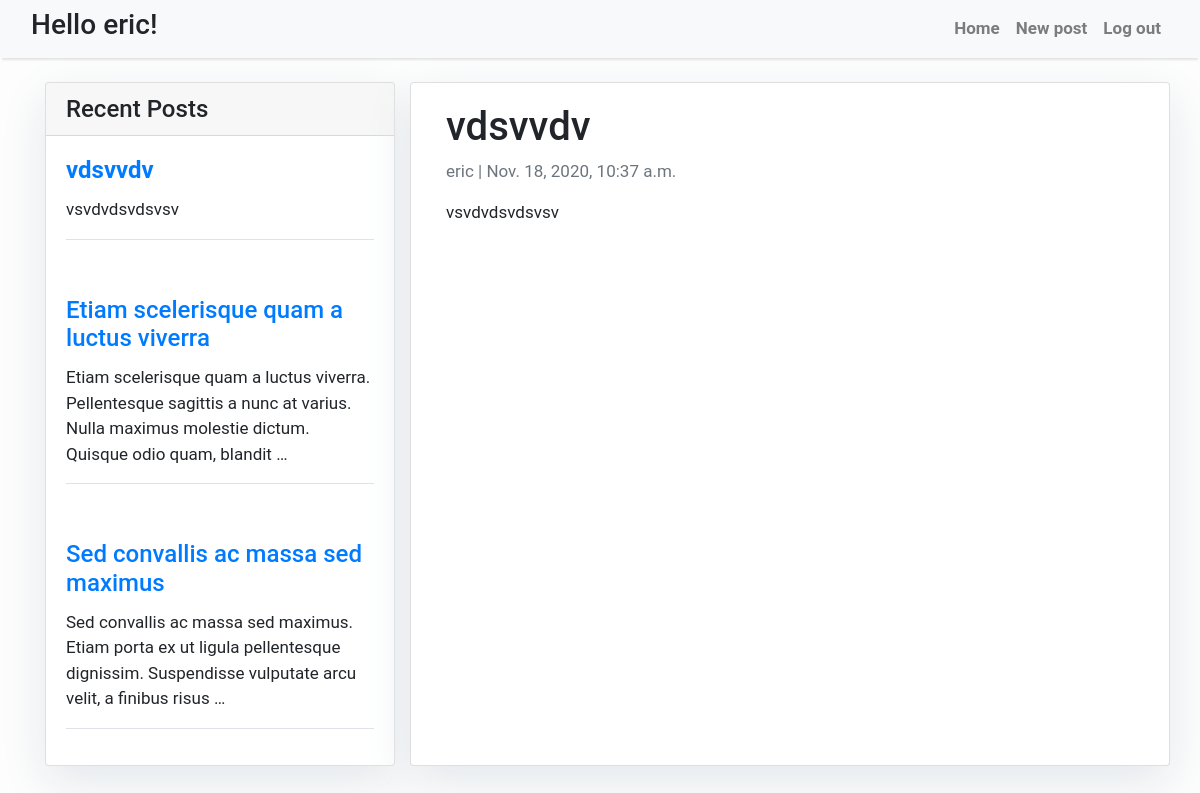
Page /post/7/ (signed in) on the committed database.
### app/models.py (models this page shows)
class Post(models.Model):
    user = models.ForeignKey(
        'auth.User',
        on_delete=models.CASCADE,
    )
    title = models.CharField(max_length=100)
    content = models.TextField()
    created_at = models.DateTimeField(default=timezone.now)
    published = models.BooleanField()

### app/views.py (the view)
# urls.py: path('post/<int:pk>/', views.post_detail, name='post_detail'),
@login_required
def post_detail(request, pk):
    posts = Post.objects.filter(published=True).order_by('-created_at')[:3]
    post = get_object_or_404(Post, pk=pk)
    return render(request, 'app/post_view.html', {'curr_post': post, 'posts': posts})

### templates/app/post_view.html (shortened to what this page needs)
{% extends 'app/base.html' %}
{% block content %}
    <div class="container">
        <div class="row">
            <div class="col-md-4">
                <div id="posts" class="card my-4 ">
                    <h4 class="card-header">Recent Posts</h4>
                    {% for post in posts %}
                        <div class="card-body">
                            {% if curr_post.pk == post.pk %}
                                <h4 class="card-title"><a href="{% url 'post_detail' pk=post.pk %}"><b>{{ post.title }}</b>
                            {% else %}
                                <h4 class="card-title"><a href="{% url 'post_detail' pk=post.pk %}">{{ post.title }}
                            {% endif %}
                            </a>
                            </h4>
                            <p class="card-text ">{{ post.content|truncatewords:20 }}</p>
                            <div class="border-top my-3"></div>
                        </div>
                    {% endfor %}
                </div>
            </div>
            <div class="col-md-8 card my-4 ">
                <div class="card-body">
                    {% if curr_post.published %}
                        <h1>{{ curr_post.title }}</h1>
                        <p class="text-muted">{{ curr_post.user }} | {{ curr_post.created_at }}</p>
                        <p class="card-text ">{{ curr_post.content|linebreaksbr }}</p>
                    {% endif %}
                </div>
            </div>
        </div>
    </div>
{% endblock content %}

### templates/app/base.html (shortened to what this page needs)
{% load static %}
<!DOCTYPE html>
<html lang="en">
<head>
    <link rel="stylesheet" href="https://maxcdn.bootstrapcdn.com/bootstrap/4.0.0/css/bootstrap.min.css"
/>
</head>
<body>
<nav class="navbar navbar-expand-lg navbar-light bg-light shadow" id="mainNav">
    <div class="container-fluid">
        <h3>Hello {{ user.username }}!</h3>
        <div class="collapse navbar-collapse " id="navbarResponsive">
            <ul class="navbar-nav ml-auto">
                <li class="nav-item text-black">
                    <a class="nav-link text-black font-weight-bold" href="{% url 'hello' %}">Home</a>
                </li>
                <li class="nav-item text-black">
                    <a class="nav-link text-black font-weight-bold" href="{% url 'post_new' %}">New post</a>
                </li>
                <li class="nav-item text-black">
                    <a class="nav-link text-black font-weight-bold" href="{% url 'logout' %}">Log out</a>
                </li>
            </ul>
        </div>
    </div>
</nav>
{% block content %}{% endblock content %}
</body>
</html>

### templates/app/base.html (style rules this page uses)
body { font-family: "Roboto", sans-serif; font-size: 17px; background-color: #fdfdfd; }
.card { box-shadow: 0 16px 48px #E3E7EB; }
.shadow { box-shadow: 0 4px 2px -2px rgba(0, 0, 0, 0.1); }

### rows in the picture
Post: title "vdsvvdv", content "vsvdvdsvdsvsv", user "eric", created_at "Nov. 18, 2020, 10:37 a.m."
Post: title "Etiam scelerisque quam a luctus viverra", content "Etiam scelerisque quam a luctus viverra. Pellentesque sagittis a nunc at varius. Nulla maximus molestie dictum. Quisque odio quam, blandit …"
Post: title "Sed convallis ac massa sed maximus", content "Sed convallis ac massa sed maximus. Etiam porta ex ut ligula pellentesque dignissim. Suspendisse vulputate arcu velit, a finibus risus …"

### other values in the picture
{{ user.username }} "eric"
